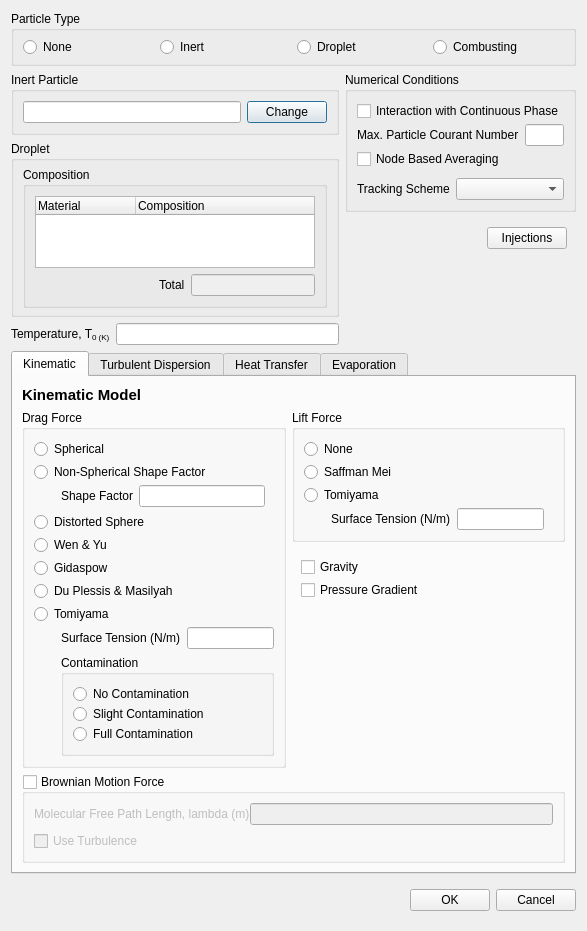
<?xml version="1.0" encoding="UTF-8"?>
<ui version="4.0">
 <class>DPMdialog</class>
 <widget class="QDialog" name="DPMdialog">
  <property name="geometry">
   <rect>
    <x>0</x>
    <y>0</y>
    <width>583</width>
    <height>931</height>
   </rect>
  </property>
  <property name="windowTitle">
   <string>DPM Model</string>
  </property>
  <layout class="QVBoxLayout" name="verticalLayout_6">
   <item>
    <widget class="QWidget" name="dialogContents" native="true">
     <layout class="QVBoxLayout" name="verticalLayout_5">
      <property name="leftMargin">
       <number>0</number>
      </property>
      <property name="topMargin">
       <number>0</number>
      </property>
      <property name="rightMargin">
       <number>0</number>
      </property>
      <property name="bottomMargin">
       <number>0</number>
      </property>
      <item>
       <widget class="QGroupBox" name="groupBox">
        <property name="title">
         <string>Particle Type</string>
        </property>
        <layout class="QHBoxLayout" name="horizontalLayout">
         <property name="topMargin">
          <number>6</number>
         </property>
         <property name="bottomMargin">
          <number>6</number>
         </property>
         <item>
          <widget class="QRadioButton" name="none">
           <property name="text">
            <string>None</string>
           </property>
          </widget>
         </item>
         <item>
          <widget class="QRadioButton" name="inertButton">
           <property name="toolTip">
            <string>&quot;Inert&quot; Particle Type requires Liquid or Solid Material.
It does not support multi-phase case nor multi-region case.</string>
           </property>
           <property name="text">
            <string>Inert</string>
           </property>
          </widget>
         </item>
         <item>
          <widget class="QRadioButton" name="dropletButton">
           <property name="toolTip">
            <string>&quot;Droplet&quot; Particle Type requires Liquid Material and its Gas phase specie in the mixture of the region.
It does not support multi-phase case nor multi-region case.
Energy model should be included in calculation.</string>
           </property>
           <property name="text">
            <string>Droplet</string>
           </property>
          </widget>
         </item>
         <item>
          <widget class="QRadioButton" name="combustingButton">
           <property name="text">
            <string>Combusting</string>
           </property>
          </widget>
         </item>
        </layout>
       </widget>
      </item>
      <item>
       <widget class="QWidget" name="properties" native="true">
        <layout class="QHBoxLayout" name="horizontalLayout_6">
         <property name="leftMargin">
          <number>0</number>
         </property>
         <property name="topMargin">
          <number>0</number>
         </property>
         <property name="rightMargin">
          <number>0</number>
         </property>
         <property name="bottomMargin">
          <number>0</number>
         </property>
         <item>
          <widget class="QWidget" name="widget_14" native="true">
           <layout class="QVBoxLayout" name="verticalLayout_2">
            <property name="leftMargin">
             <number>0</number>
            </property>
            <property name="topMargin">
             <number>0</number>
            </property>
            <property name="rightMargin">
             <number>0</number>
            </property>
            <property name="bottomMargin">
             <number>0</number>
            </property>
            <item>
             <widget class="QGroupBox" name="inertParticleGroup">
              <property name="title">
               <string>Inert Particle</string>
              </property>
              <layout class="QHBoxLayout" name="horizontalLayout_3">
               <item>
                <widget class="QLineEdit" name="inertParticle">
                 <property name="readOnly">
                  <bool>true</bool>
                 </property>
                </widget>
               </item>
               <item>
                <widget class="QPushButton" name="inertParticleChange">
                 <property name="sizePolicy">
                  <sizepolicy hsizetype="Fixed" vsizetype="Fixed">
                   <horstretch>0</horstretch>
                   <verstretch>0</verstretch>
                  </sizepolicy>
                 </property>
                 <property name="text">
                  <string>Change</string>
                 </property>
                </widget>
               </item>
              </layout>
             </widget>
            </item>
            <item>
             <widget class="QGroupBox" name="dropletGroup">
              <property name="title">
               <string>Droplet</string>
              </property>
              <layout class="QVBoxLayout" name="verticalLayout_3">
               <property name="topMargin">
                <number>6</number>
               </property>
               <property name="rightMargin">
                <number>9</number>
               </property>
               <property name="bottomMargin">
                <number>6</number>
               </property>
               <item>
                <widget class="QGroupBox" name="groupBox_2">
                 <property name="title">
                  <string>Composition</string>
                 </property>
                 <layout class="QVBoxLayout" name="verticalLayout">
                  <item>
                   <widget class="QTreeWidget" name="composition">
                    <property name="minimumSize">
                     <size>
                      <width>280</width>
                      <height>0</height>
                     </size>
                    </property>
                    <column>
                     <property name="text">
                      <string>Material</string>
                     </property>
                    </column>
                    <column>
                     <property name="text">
                      <string>Composition</string>
                     </property>
                    </column>
                   </widget>
                  </item>
                  <item>
                   <widget class="QWidget" name="widget" native="true">
                    <layout class="QHBoxLayout" name="horizontalLayout_8">
                     <property name="leftMargin">
                      <number>0</number>
                     </property>
                     <property name="topMargin">
                      <number>0</number>
                     </property>
                     <property name="rightMargin">
                      <number>0</number>
                     </property>
                     <property name="bottomMargin">
                      <number>0</number>
                     </property>
                     <item>
                      <spacer name="horizontalSpacer_3">
                       <property name="orientation">
                        <enum>Qt::Horizontal</enum>
                       </property>
                       <property name="sizeHint" stdset="0">
                        <size>
                         <width>40</width>
                         <height>20</height>
                        </size>
                       </property>
                      </spacer>
                     </item>
                     <item>
                      <widget class="QLabel" name="label_6">
                       <property name="text">
                        <string>Total</string>
                       </property>
                      </widget>
                     </item>
                     <item>
                      <widget class="QLineEdit" name="totalComposition">
                       <property name="enabled">
                        <bool>false</bool>
                       </property>
                       <property name="text">
                        <string/>
                       </property>
                      </widget>
                     </item>
                    </layout>
                   </widget>
                  </item>
                 </layout>
                </widget>
               </item>
              </layout>
             </widget>
            </item>
            <item>
             <widget class="QWidget" name="temperatureWidget" native="true">
              <layout class="QHBoxLayout" name="horizontalLayout_9">
               <property name="leftMargin">
                <number>0</number>
               </property>
               <property name="topMargin">
                <number>0</number>
               </property>
               <property name="rightMargin">
                <number>0</number>
               </property>
               <property name="bottomMargin">
                <number>0</number>
               </property>
               <item>
                <widget class="QLabel" name="label_12">
                 <property name="text">
                  <string>Temperature, T&lt;sub&gt;0&lt;m/sub&gt; (K)</string>
                 </property>
                </widget>
               </item>
               <item>
                <widget class="BatchableFloatEdit" name="temperature"/>
               </item>
              </layout>
             </widget>
            </item>
            <item>
             <spacer name="verticalSpacer_2">
              <property name="orientation">
               <enum>Qt::Vertical</enum>
              </property>
              <property name="sizeHint" stdset="0">
               <size>
                <width>20</width>
                <height>40</height>
               </size>
              </property>
             </spacer>
            </item>
           </layout>
          </widget>
         </item>
         <item>
          <widget class="QWidget" name="widget_7" native="true">
           <layout class="QVBoxLayout" name="verticalLayout_7">
            <property name="leftMargin">
             <number>0</number>
            </property>
            <property name="topMargin">
             <number>0</number>
            </property>
            <property name="rightMargin">
             <number>0</number>
            </property>
            <property name="bottomMargin">
             <number>0</number>
            </property>
            <item>
             <widget class="QGroupBox" name="groupBox_3">
              <property name="title">
               <string>Numerical Conditions</string>
              </property>
              <layout class="QVBoxLayout" name="verticalLayout_4">
               <property name="spacing">
                <number>3</number>
               </property>
               <item>
                <widget class="QCheckBox" name="interactionWithContinuousPhase">
                 <property name="text">
                  <string>Interaction with Continuous Phase</string>
                 </property>
                </widget>
               </item>
               <item>
                <widget class="QWidget" name="widget_2" native="true">
                 <layout class="QFormLayout" name="formLayout_4">
                  <property name="leftMargin">
                   <number>0</number>
                  </property>
                  <property name="topMargin">
                   <number>0</number>
                  </property>
                  <property name="rightMargin">
                   <number>0</number>
                  </property>
                  <property name="bottomMargin">
                   <number>0</number>
                  </property>
                  <item row="0" column="0">
                   <widget class="QLabel" name="label_7">
                    <property name="text">
                     <string>Max. Particle Courant Number</string>
                    </property>
                   </widget>
                  </item>
                  <item row="0" column="1">
                   <widget class="BatchableFloatEdit" name="maxParticleCourantNumber"/>
                  </item>
                 </layout>
                </widget>
               </item>
               <item>
                <widget class="QCheckBox" name="nodeBasedAveraging">
                 <property name="text">
                  <string>Node Based Averaging</string>
                 </property>
                </widget>
               </item>
               <item>
                <widget class="QWidget" name="widget_4" native="true">
                 <layout class="QFormLayout" name="formLayout_5">
                  <property name="leftMargin">
                   <number>0</number>
                  </property>
                  <property name="topMargin">
                   <number>6</number>
                  </property>
                  <property name="rightMargin">
                   <number>0</number>
                  </property>
                  <property name="bottomMargin">
                   <number>0</number>
                  </property>
                  <item row="0" column="0">
                   <widget class="QLabel" name="label_8">
                    <property name="text">
                     <string>Tracking Scheme</string>
                    </property>
                   </widget>
                  </item>
                  <item row="0" column="1">
                   <widget class="QComboBox" name="trackingScheme"/>
                  </item>
                 </layout>
                </widget>
               </item>
              </layout>
             </widget>
            </item>
            <item>
             <widget class="QWidget" name="widget_5" native="true">
              <layout class="QHBoxLayout" name="horizontalLayout_5">
               <property name="rightMargin">
                <number>9</number>
               </property>
               <item>
                <spacer name="horizontalSpacer_2">
                 <property name="orientation">
                  <enum>Qt::Horizontal</enum>
                 </property>
                 <property name="sizeHint" stdset="0">
                  <size>
                   <width>40</width>
                   <height>20</height>
                  </size>
                 </property>
                </spacer>
               </item>
               <item>
                <widget class="QPushButton" name="injections">
                 <property name="text">
                  <string>Injections</string>
                 </property>
                </widget>
               </item>
              </layout>
             </widget>
            </item>
            <item>
             <spacer name="verticalSpacer">
              <property name="orientation">
               <enum>Qt::Vertical</enum>
              </property>
              <property name="sizeHint" stdset="0">
               <size>
                <width>20</width>
                <height>0</height>
               </size>
              </property>
             </spacer>
            </item>
           </layout>
          </widget>
         </item>
        </layout>
       </widget>
      </item>
     </layout>
    </widget>
   </item>
   <item>
    <widget class="QTabWidget" name="tabWidget">
     <property name="currentIndex">
      <number>0</number>
     </property>
     <widget class="QWidget" name="kinematicTab">
      <attribute name="title">
       <string>Kinematic</string>
      </attribute>
      <layout class="QVBoxLayout" name="verticalLayout_8">
       <item>
        <widget class="QLabel" name="label_10">
         <property name="font">
          <font>
           <pointsize>11</pointsize>
           <bold>true</bold>
           <kerning>false</kerning>
          </font>
         </property>
         <property name="text">
          <string>Kinematic Model</string>
         </property>
        </widget>
       </item>
       <item>
        <widget class="QWidget" name="widget_8" native="true">
         <layout class="QHBoxLayout" name="horizontalLayout_7">
          <property name="leftMargin">
           <number>0</number>
          </property>
          <property name="topMargin">
           <number>0</number>
          </property>
          <property name="rightMargin">
           <number>0</number>
          </property>
          <property name="bottomMargin">
           <number>0</number>
          </property>
          <item>
           <widget class="QGroupBox" name="groupBox_4">
            <property name="title">
             <string>Drag Force</string>
            </property>
            <layout class="QVBoxLayout" name="verticalLayout_9">
             <property name="spacing">
              <number>3</number>
             </property>
             <item>
              <widget class="QRadioButton" name="dragForceSpherical">
               <property name="toolTip">
                <string>Particle-drag model wherein drag forces (per unit carrier-fluid velocity) are dynamically computed based on empirical expressions.</string>
               </property>
               <property name="text">
                <string>Spherical</string>
               </property>
              </widget>
             </item>
             <item>
              <widget class="QRadioButton" name="dragForceNonSpherical">
               <property name="toolTip">
                <string>Particle-drag model wherein drag forces (per unit carrier-fluid velocity) are dynamically computed based on empirical expressions using a four-parameter general drag correlation for non-spherical particles.</string>
               </property>
               <property name="text">
                <string>Non-Spherical Shape Factor</string>
               </property>
              </widget>
             </item>
             <item>
              <widget class="QWidget" name="widget_13" native="true">
               <property name="toolTip">
                <string>Ratio of surface area of sphere having samevolume as particle to actual surface area ofparticle</string>
               </property>
               <layout class="QFormLayout" name="formLayout_6">
                <property name="leftMargin">
                 <number>27</number>
                </property>
                <property name="topMargin">
                 <number>0</number>
                </property>
                <property name="bottomMargin">
                 <number>0</number>
                </property>
                <item row="0" column="0">
                 <widget class="QLabel" name="label_9">
                  <property name="text">
                   <string>Shape Factor</string>
                  </property>
                 </widget>
                </item>
                <item row="0" column="1">
                 <widget class="BatchableFloatEdit" name="shapeFactor"/>
                </item>
               </layout>
              </widget>
             </item>
             <item>
              <widget class="QRadioButton" name="dragForceDistortedSphere">
               <property name="text">
                <string>Distorted Sphere</string>
               </property>
              </widget>
             </item>
             <item>
              <widget class="QRadioButton" name="dragForceWenAndYu">
               <property name="text">
                <string>Wen &amp;&amp; Yu</string>
               </property>
              </widget>
             </item>
             <item>
              <widget class="QRadioButton" name="dragForceGidaspow">
               <property name="text">
                <string>Gidaspow</string>
               </property>
              </widget>
             </item>
             <item>
              <widget class="QRadioButton" name="dragForceDuPlesisAndMailyah">
               <property name="text">
                <string>Du Plessis &amp;&amp; Masilyah</string>
               </property>
              </widget>
             </item>
             <item>
              <widget class="QRadioButton" name="dragForceTomiyama">
               <property name="text">
                <string>Tomiyama</string>
               </property>
              </widget>
             </item>
             <item>
              <widget class="QWidget" name="dragForceTomiyamaParams" native="true">
               <layout class="QVBoxLayout" name="verticalLayout_22">
                <property name="leftMargin">
                 <number>27</number>
                </property>
                <property name="topMargin">
                 <number>0</number>
                </property>
                <property name="rightMargin">
                 <number>0</number>
                </property>
                <property name="bottomMargin">
                 <number>0</number>
                </property>
                <item>
                 <widget class="QWidget" name="widget_16" native="true">
                  <layout class="QHBoxLayout" name="horizontalLayout_10">
                   <property name="leftMargin">
                    <number>0</number>
                   </property>
                   <property name="topMargin">
                    <number>0</number>
                   </property>
                   <property name="rightMargin">
                    <number>0</number>
                   </property>
                   <property name="bottomMargin">
                    <number>0</number>
                   </property>
                   <item>
                    <widget class="QLabel" name="label_13">
                     <property name="text">
                      <string>Surface Tension (N/m)</string>
                     </property>
                    </widget>
                   </item>
                   <item>
                    <widget class="BatchableFloatEdit" name="dragTomiyamaSurfaceTension"/>
                   </item>
                  </layout>
                 </widget>
                </item>
                <item>
                 <widget class="QGroupBox" name="groupBox_6">
                  <property name="title">
                   <string>Contamination</string>
                  </property>
                  <layout class="QVBoxLayout" name="verticalLayout_23">
                   <property name="spacing">
                    <number>0</number>
                   </property>
                   <item>
                    <widget class="QRadioButton" name="noContamination">
                     <property name="text">
                      <string>No Contamination</string>
                     </property>
                    </widget>
                   </item>
                   <item>
                    <widget class="QRadioButton" name="slightContamination">
                     <property name="text">
                      <string>Slight Contamination</string>
                     </property>
                    </widget>
                   </item>
                   <item>
                    <widget class="QRadioButton" name="fullContamination">
                     <property name="text">
                      <string>Full Contamination</string>
                     </property>
                    </widget>
                   </item>
                  </layout>
                 </widget>
                </item>
               </layout>
              </widget>
             </item>
            </layout>
           </widget>
          </item>
          <item>
           <widget class="QWidget" name="widget_9" native="true">
            <layout class="QVBoxLayout" name="verticalLayout_10">
             <property name="leftMargin">
              <number>0</number>
             </property>
             <property name="topMargin">
              <number>0</number>
             </property>
             <property name="rightMargin">
              <number>0</number>
             </property>
             <property name="bottomMargin">
              <number>0</number>
             </property>
             <item>
              <widget class="QGroupBox" name="groupBox_5">
               <property name="title">
                <string>Lift Force</string>
               </property>
               <layout class="QVBoxLayout" name="verticalLayout_11">
                <property name="spacing">
                 <number>3</number>
                </property>
                <item>
                 <widget class="QRadioButton" name="liftForceNone">
                  <property name="text">
                   <string>None</string>
                  </property>
                 </widget>
                </item>
                <item>
                 <widget class="QRadioButton" name="liftForceSaffmanMei">
                  <property name="toolTip">
                   <string>Saffman-Mei particle lift force model applicable to spherical particles.</string>
                  </property>
                  <property name="text">
                   <string>Saffman Mei</string>
                  </property>
                 </widget>
                </item>
                <item>
                 <widget class="QRadioButton" name="liftForceTomiyama">
                  <property name="text">
                   <string>Tomiyama</string>
                  </property>
                 </widget>
                </item>
                <item>
                 <widget class="QWidget" name="liftForceTomiyamaParams" native="true">
                  <layout class="QHBoxLayout" name="horizontalLayout_4">
                   <property name="leftMargin">
                    <number>27</number>
                   </property>
                   <property name="topMargin">
                    <number>0</number>
                   </property>
                   <property name="bottomMargin">
                    <number>0</number>
                   </property>
                   <item>
                    <widget class="QLabel" name="label_14">
                     <property name="text">
                      <string>Surface Tension (N/m)</string>
                     </property>
                    </widget>
                   </item>
                   <item>
                    <widget class="BatchableFloatEdit" name="liftTomiyamaSurfaceTension"/>
                   </item>
                  </layout>
                 </widget>
                </item>
               </layout>
              </widget>
             </item>
             <item>
              <widget class="QWidget" name="widget_10" native="true">
               <layout class="QVBoxLayout" name="verticalLayout_12">
                <property name="spacing">
                 <number>3</number>
                </property>
                <item>
                 <widget class="QCheckBox" name="gravity">
                  <property name="text">
                   <string>Gravity</string>
                  </property>
                 </widget>
                </item>
                <item>
                 <widget class="QCheckBox" name="pressureGradient">
                  <property name="text">
                   <string>Pressure Gradient</string>
                  </property>
                 </widget>
                </item>
               </layout>
              </widget>
             </item>
             <item>
              <spacer name="verticalSpacer_6">
               <property name="orientation">
                <enum>Qt::Vertical</enum>
               </property>
               <property name="sizeHint" stdset="0">
                <size>
                 <width>20</width>
                 <height>0</height>
                </size>
               </property>
              </spacer>
             </item>
            </layout>
           </widget>
          </item>
         </layout>
        </widget>
       </item>
       <item>
        <widget class="QGroupBox" name="brownianMotionForce">
         <property name="toolTip">
          <string>Calculates particle Brownian motion force.
It is for laminar flow when energy model is turned on.</string>
         </property>
         <property name="toolTipDuration">
          <number>-1</number>
         </property>
         <property name="title">
          <string>Brownian Motion Force</string>
         </property>
         <property name="checkable">
          <bool>true</bool>
         </property>
         <property name="checked">
          <bool>false</bool>
         </property>
         <layout class="QVBoxLayout" name="verticalLayout_13">
          <property name="leftMargin">
           <number>9</number>
          </property>
          <property name="topMargin">
           <number>9</number>
          </property>
          <property name="rightMargin">
           <number>9</number>
          </property>
          <property name="bottomMargin">
           <number>9</number>
          </property>
          <item>
           <widget class="QWidget" name="widget_11" native="true">
            <layout class="QFormLayout" name="formLayout_8">
             <property name="horizontalSpacing">
              <number>0</number>
             </property>
             <property name="leftMargin">
              <number>0</number>
             </property>
             <property name="topMargin">
              <number>0</number>
             </property>
             <property name="rightMargin">
              <number>0</number>
             </property>
             <property name="bottomMargin">
              <number>0</number>
             </property>
             <item row="0" column="0">
              <widget class="QLabel" name="label_11">
               <property name="text">
                <string>Molecular Free Path Length, lambda (m)</string>
               </property>
              </widget>
             </item>
             <item row="0" column="1">
              <widget class="BatchableFloatEdit" name="molecularFreePathLength"/>
             </item>
            </layout>
           </widget>
          </item>
          <item>
           <widget class="QCheckBox" name="useTurtulence">
            <property name="text">
             <string>Use Turbulence</string>
            </property>
           </widget>
          </item>
         </layout>
        </widget>
       </item>
      </layout>
     </widget>
     <widget class="QWidget" name="turbulentDispersionTab">
      <attribute name="title">
       <string>Turbulent Dispersion</string>
      </attribute>
      <layout class="QVBoxLayout" name="verticalLayout_15">
       <item>
        <widget class="QGroupBox" name="groupBox_7">
         <property name="title">
          <string>Turbulent Dispersion</string>
         </property>
         <layout class="QVBoxLayout" name="verticalLayout_14">
          <property name="spacing">
           <number>3</number>
          </property>
          <item>
           <widget class="QRadioButton" name="noneDispersion">
            <property name="text">
             <string>None</string>
            </property>
           </widget>
          </item>
          <item>
           <widget class="QRadioButton" name="stochasticDispersion">
            <property name="toolTip">
             <string>The velocity is perturbed in random direction, with a Gaussian random number distribution with variance sigma.</string>
            </property>
            <property name="text">
             <string>Stochastic Dispersion</string>
            </property>
           </widget>
          </item>
          <item>
           <widget class="QRadioButton" name="gradientDispersion">
            <property name="toolTip">
             <string>The velocity is perturbed in the direction of -grad(k), with a Gaussian random number distribution with variance sigma.</string>
            </property>
            <property name="text">
             <string>Gradient Dispersion</string>
            </property>
           </widget>
          </item>
         </layout>
        </widget>
       </item>
       <item>
        <spacer name="verticalSpacer_3">
         <property name="orientation">
          <enum>Qt::Vertical</enum>
         </property>
         <property name="sizeHint" stdset="0">
          <size>
           <width>20</width>
           <height>40</height>
          </size>
         </property>
        </spacer>
       </item>
      </layout>
     </widget>
     <widget class="QWidget" name="heatTransfreTab">
      <attribute name="title">
       <string>Heat Transfer</string>
      </attribute>
      <layout class="QVBoxLayout" name="verticalLayout_18">
       <item>
        <widget class="QGroupBox" name="groupBox_8">
         <property name="title">
          <string>Heat Transfer</string>
         </property>
         <layout class="QVBoxLayout" name="verticalLayout_17">
          <property name="spacing">
           <number>3</number>
          </property>
          <item>
           <widget class="QRadioButton" name="heatTransferNone">
            <property name="text">
             <string>None</string>
            </property>
           </widget>
          </item>
          <item>
           <widget class="QRadioButton" name="heatTransferRanzMarshall">
            <property name="text">
             <string>Ranz-Marshall</string>
            </property>
           </widget>
          </item>
          <item>
           <widget class="QWidget" name="widget_12" native="true">
            <layout class="QVBoxLayout" name="verticalLayout_16">
             <property name="leftMargin">
              <number>27</number>
             </property>
             <property name="topMargin">
              <number>0</number>
             </property>
             <property name="bottomMargin">
              <number>0</number>
             </property>
             <item>
              <widget class="QCheckBox" name="birdCorrection">
               <property name="text">
                <string>Bird Correction</string>
               </property>
              </widget>
             </item>
            </layout>
           </widget>
          </item>
         </layout>
        </widget>
       </item>
       <item>
        <spacer name="verticalSpacer_4">
         <property name="orientation">
          <enum>Qt::Vertical</enum>
         </property>
         <property name="sizeHint" stdset="0">
          <size>
           <width>20</width>
           <height>40</height>
          </size>
         </property>
        </spacer>
       </item>
      </layout>
     </widget>
     <widget class="QWidget" name="evaporationTab">
      <attribute name="title">
       <string>Evaporation</string>
      </attribute>
      <layout class="QVBoxLayout" name="verticalLayout_21">
       <item>
        <widget class="QGroupBox" name="groupBox_9">
         <property name="title">
          <string>Evaporation</string>
         </property>
         <layout class="QVBoxLayout" name="verticalLayout_19">
          <property name="spacing">
           <number>3</number>
          </property>
          <item>
           <widget class="QRadioButton" name="evaporationNone">
            <property name="text">
             <string>None</string>
            </property>
           </widget>
          </item>
          <item>
           <widget class="QRadioButton" name="evaporationDiffusionControlled">
            <property name="text">
             <string>Diffusion-Controled</string>
            </property>
           </widget>
          </item>
          <item>
           <widget class="QRadioButton" name="evaporationConvectionDdiffusionControlled">
            <property name="text">
             <string>Convection/Diffusion-Controlled</string>
            </property>
           </widget>
          </item>
         </layout>
        </widget>
       </item>
       <item>
        <widget class="QGroupBox" name="groupBox_10">
         <property name="title">
          <string>Enthalpy Transfer Type</string>
         </property>
         <layout class="QVBoxLayout" name="verticalLayout_20">
          <property name="spacing">
           <number>3</number>
          </property>
          <item>
           <widget class="QRadioButton" name="enthalpyDiference">
            <property name="text">
             <string>Enthalpy Difference</string>
            </property>
           </widget>
          </item>
          <item>
           <widget class="QRadioButton" name="latetHeat">
            <property name="text">
             <string>Latent Heat</string>
            </property>
           </widget>
          </item>
         </layout>
        </widget>
       </item>
       <item>
        <spacer name="verticalSpacer_5">
         <property name="orientation">
          <enum>Qt::Vertical</enum>
         </property>
         <property name="sizeHint" stdset="0">
          <size>
           <width>20</width>
           <height>40</height>
          </size>
         </property>
        </spacer>
       </item>
      </layout>
     </widget>
    </widget>
   </item>
   <item>
    <widget class="QWidget" name="widget_3" native="true">
     <layout class="QHBoxLayout" name="horizontalLayout_2">
      <property name="leftMargin">
       <number>0</number>
      </property>
      <property name="rightMargin">
       <number>0</number>
      </property>
      <item>
       <spacer name="horizontalSpacer">
        <property name="orientation">
         <enum>Qt::Horizontal</enum>
        </property>
        <property name="sizeHint" stdset="0">
         <size>
          <width>40</width>
          <height>20</height>
         </size>
        </property>
       </spacer>
      </item>
      <item>
       <widget class="QPushButton" name="ok">
        <property name="text">
         <string>OK</string>
        </property>
       </widget>
      </item>
      <item>
       <widget class="QPushButton" name="cancel">
        <property name="text">
         <string>Cancel</string>
        </property>
       </widget>
      </item>
     </layout>
    </widget>
   </item>
  </layout>
 </widget>
 <customwidgets>
  <customwidget>
   <class>BatchableFloatEdit</class>
   <extends>QLineEdit</extends>
   <header>baramFlow.view.widgets.batchable_float_edit</header>
  </customwidget>
 </customwidgets>
 <resources>
  <include location="../../../../../resource.qrc"/>
 </resources>
 <connections>
  <connection>
   <sender>cancel</sender>
   <signal>clicked()</signal>
   <receiver>DPMdialog</receiver>
   <slot>reject()</slot>
   <hints>
    <hint type="sourcelabel">
     <x>476</x>
     <y>807</y>
    </hint>
    <hint type="destinationlabel">
     <x>261</x>
     <y>418</y>
    </hint>
   </hints>
  </connection>
 </connections>
</ui>
